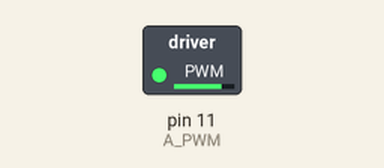
The sketch below on a simulated Arduino Uno, built with avr-gcc and run on an emulated ATmega328P. On the bench: switched loads named in the sketch (green lamp = pin HIGH). At 0.0 s the program stops and its outputs stay as they are.

Above: at 0.1 s.
Timing chart, 0 to 1.5 s (numbered marks = the images above):
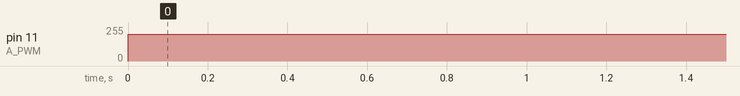

The sketch:

test_motor_driver_1.ino
```cpp
#define A_IN1 13
#define A_IN2 12
#define A_PWM 11

#define STBY 7

void setup() {
  // put your setup code here, to run once:

  Serial.begin(9600);
}

void loop() {
  // put your main code here, to run repeatedly:

  digitalWrite(STBY, HIGH);

  while(true)
  {
    digitalWrite(A_IN1, HIGH);
    digitalWrite(A_IN2, LOW);

    analogWrite(A_PWM, 200);
  }
}
```

Measured:
- by itself, pin 11 (A_PWM): 0/255 → 200/255 at 0.00 s
